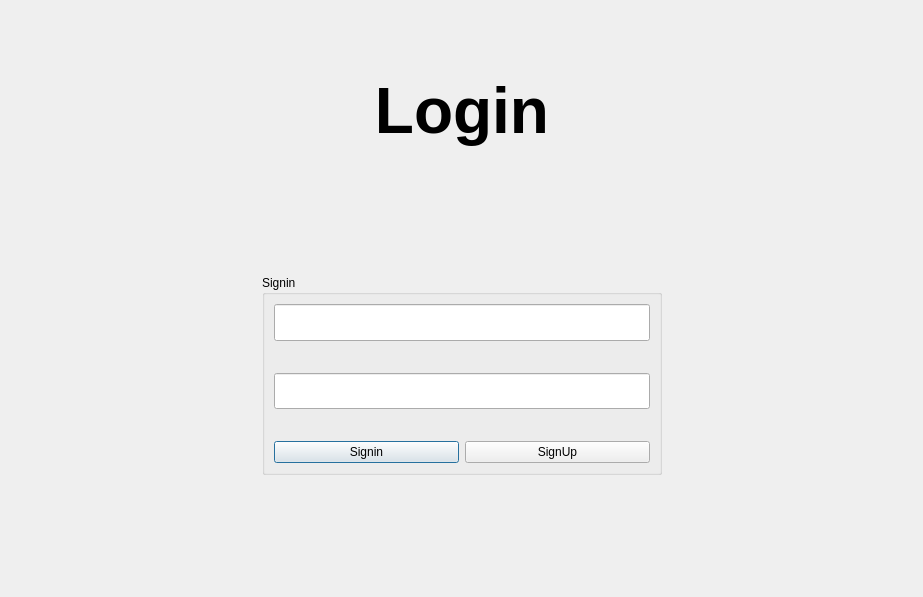
<?xml version="1.0" encoding="UTF-8"?>
<ui version="4.0">
 <class>MainWindow</class>
 <widget class="QDialog" name="MainWindow">
  <property name="geometry">
   <rect>
    <x>0</x>
    <y>0</y>
    <width>923</width>
    <height>597</height>
   </rect>
  </property>
  <property name="windowTitle">
   <string>Dialog</string>
  </property>
  <layout class="QGridLayout" name="gridLayout_2">
   <property name="rightMargin">
    <number>9</number>
   </property>
   <property name="bottomMargin">
    <number>82</number>
   </property>
   <item row="0" column="0">
    <widget class="QLabel" name="label_3">
     <property name="maximumSize">
      <size>
       <width>16777215</width>
       <height>180</height>
      </size>
     </property>
     <property name="font">
      <font>
       <pointsize>28</pointsize>
      </font>
     </property>
     <property name="text">
      <string>&lt;html&gt;&lt;head/&gt;&lt;body&gt;&lt;p align=&quot;center&quot;&gt;&lt;span style=&quot; font-size:48pt; font-weight:600;&quot;&gt;Login&lt;/span&gt;&lt;/p&gt;&lt;p align=&quot;center&quot;&gt;&lt;img src=&quot;:/new/prefix1/Resources_Images/MicrosoftTeams-image.png&quot;/&gt;&lt;/p&gt;&lt;/body&gt;&lt;/html&gt;</string>
     </property>
    </widget>
   </item>
   <item row="1" column="0">
    <widget class="QGroupBox" name="groupBox">
     <property name="maximumSize">
      <size>
       <width>400</width>
       <height>200</height>
      </size>
     </property>
     <property name="title">
      <string>Signin</string>
     </property>
     <layout class="QGridLayout" name="gridLayout">
      <item row="0" column="0" colspan="2">
       <widget class="QLineEdit" name="lineEdit_email">
        <property name="maximumSize">
         <size>
          <width>16777215</width>
          <height>50</height>
         </size>
        </property>
       </widget>
      </item>
      <item row="1" column="0" colspan="2">
       <widget class="QLabel" name="label">
        <property name="maximumSize">
         <size>
          <width>16777215</width>
          <height>20</height>
         </size>
        </property>
        <property name="styleSheet">
         <string notr="true">color: rgb(255, 0, 0);</string>
        </property>
        <property name="text">
         <string/>
        </property>
       </widget>
      </item>
      <item row="2" column="0" colspan="2">
       <widget class="QLineEdit" name="lineEdit_Password">
        <property name="maximumSize">
         <size>
          <width>16777215</width>
          <height>50</height>
         </size>
        </property>
        <property name="echoMode">
         <enum>QLineEdit::Password</enum>
        </property>
       </widget>
      </item>
      <item row="3" column="0" colspan="2">
       <widget class="QLabel" name="label_2">
        <property name="maximumSize">
         <size>
          <width>16777215</width>
          <height>20</height>
         </size>
        </property>
        <property name="styleSheet">
         <string notr="true">color: rgb(255, 0, 0);</string>
        </property>
        <property name="text">
         <string/>
        </property>
       </widget>
      </item>
      <item row="4" column="0">
       <widget class="QPushButton" name="pushButton_Login">
        <property name="text">
         <string>Signin</string>
        </property>
       </widget>
      </item>
      <item row="4" column="1">
       <widget class="QPushButton" name="pushButton">
        <property name="maximumSize">
         <size>
          <width>16777215</width>
          <height>16777215</height>
         </size>
        </property>
        <property name="text">
         <string>SignUp</string>
        </property>
       </widget>
      </item>
     </layout>
    </widget>
   </item>
  </layout>
 </widget>
 <resources/>
 <connections/>
</ui>
